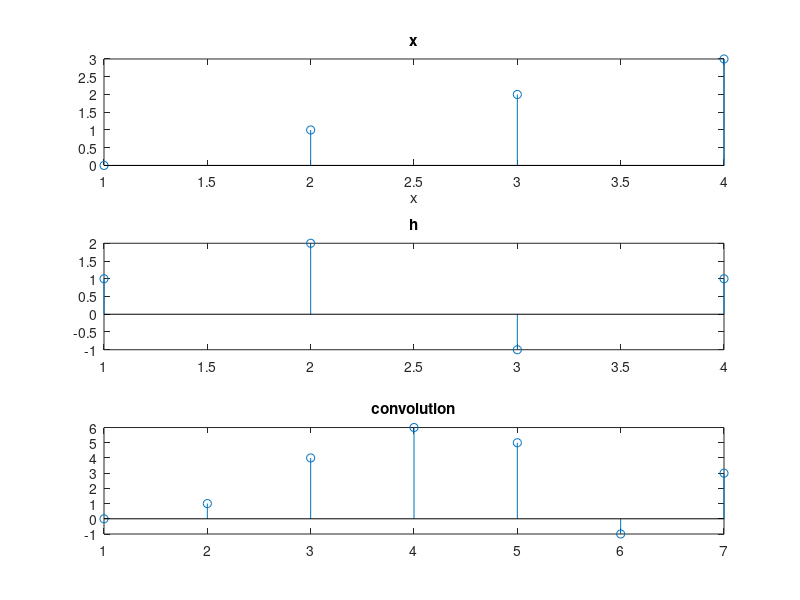

This chart was generated by the following MATLAB code:
x = [0,1,2,3];
h = [1,2,-1,1];
y = conv(x,h );
subplot(311);
stem(x);
xlabel("x");
title("x");
subplot(312);
stem(h);
title("h");
subplot(313);
stem(y);
title("convolution");
